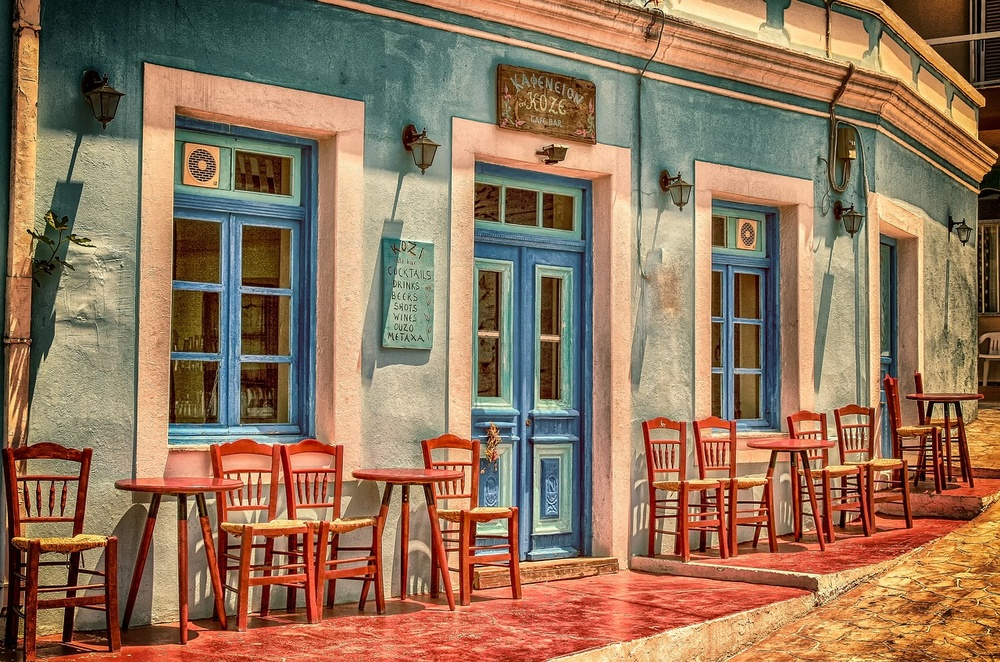
#> input picture experiment-03/cafe.jpeg, 1000 x 662 px, shrunk from 1280 x 847 before the run
$ python 'experiment-03(Canny).py'
#> lines starting #> are read from the running program, lines starting #| are printed output that depends on the picture
import cv2

# Load the image
img = cv2.imread('cafe.jpeg')
#> img is the input picture: shape (662, 1000, 3); mean B, G, R 92.5, 118.1, 147.9

# Convert to grayscale
gray = cv2.cvtColor(img, cv2.COLOR_BGR2GRAY)
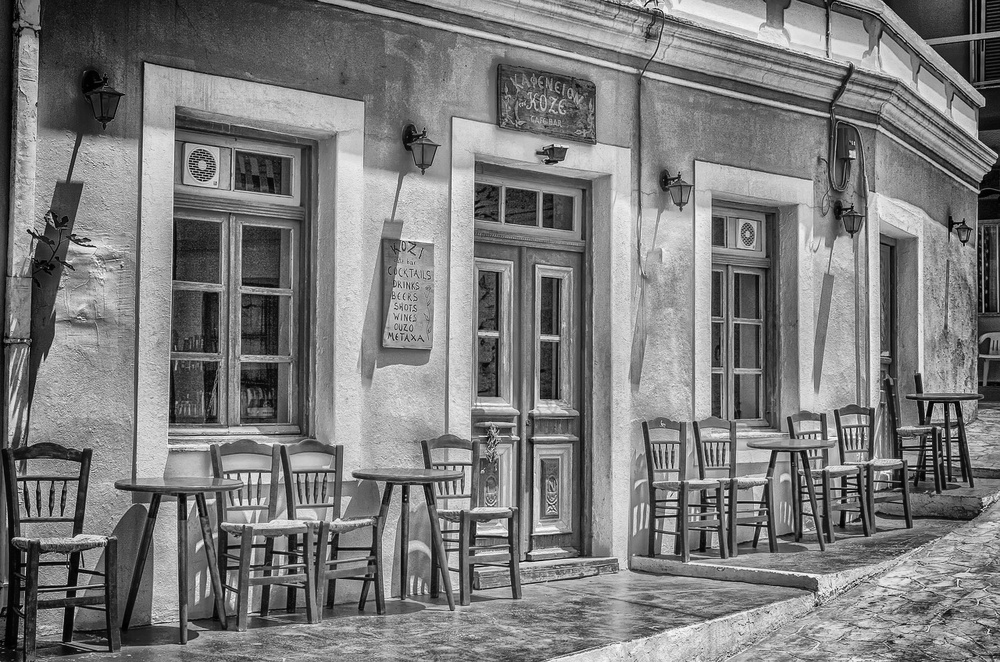
#> gray: shape (662, 1000); min 0, max 252, mean 124.1

# Detect edges using Canny method
edges = cv2.Canny(gray, threshold1=100, threshold2=200)
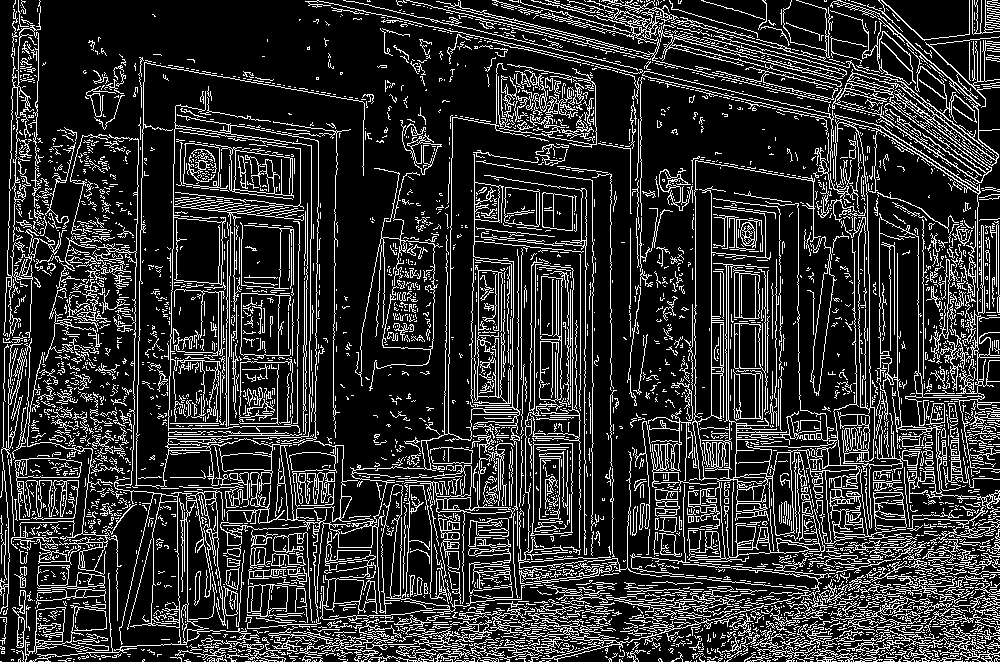
#> edges: shape (662, 1000); 18.8% white in thin lines or dots

# Flatten the edge features
edges = edges.flatten()

print(edges)
#> (printed output is left out)
